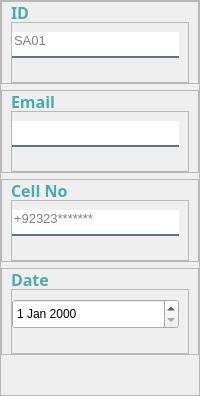
           <widget class="QFrame" name="frame_5">
            <property name="frameShape">
             <enum>QFrame::StyledPanel</enum>
            </property>
            <property name="frameShadow">
             <enum>QFrame::Raised</enum>
            </property>
            <layout class="QVBoxLayout" name="verticalLayout_4">
             <property name="leftMargin">
              <number>0</number>
             </property>
             <property name="topMargin">
              <number>0</number>
             </property>
             <property name="rightMargin">
              <number>0</number>
             </property>
             <property name="bottomMargin">
              <number>40</number>
             </property>
             <item>
              <widget class="QFrame" name="frame_10">
               <property name="frameShape">
                <enum>QFrame::StyledPanel</enum>
               </property>
               <property name="frameShadow">
                <enum>QFrame::Raised</enum>
               </property>
               <layout class="QVBoxLayout" name="verticalLayout_7">
                <property name="spacing">
                 <number>0</number>
                </property>
                <property name="topMargin">
                 <number>0</number>
                </property>
                <property name="bottomMargin">
                 <number>0</number>
                </property>
                <item>
                 <widget class="QLabel" name="label_79">
                  <property name="maximumSize">
                   <size>
                    <width>120</width>
                    <height>20</height>
                   </size>
                  </property>
                  <property name="font">
                   <font>
                    <family>Century Gothic</family>
                    <pointsize>12</pointsize>
                    <weight>75</weight>
                    <bold>true</bold>
                   </font>
                  </property>
                  <property name="styleSheet">
                   <string notr="true">color:#48ACAC</string>
                  </property>
                  <property name="text">
                   <string>ID</string>
                  </property>
                 </widget>
                </item>
                <item>
                 <widget class="QFrame" name="frame_22">
                  <property name="frameShape">
                   <enum>QFrame::StyledPanel</enum>
                  </property>
                  <property name="frameShadow">
                   <enum>QFrame::Raised</enum>
                  </property>
                  <layout class="QVBoxLayout" name="verticalLayout_19">
                   <property name="spacing">
                    <number>1</number>
                   </property>
                   <property name="leftMargin">
                    <number>0</number>
                   </property>
                   <item>
                    <widget class="QLineEdit" name="txtID">
                     <property name="font">
                      <font>
                       <pointsize>10</pointsize>
                      </font>
                     </property>
                     <property name="styleSheet">
                      <string notr="true">background-color:white;
border:none;
border-bottom:2px solid rgba(46, 82, 101, 200);
color:black;
padding-bottom:7px;</string>
                     </property>
                     <property name="placeholderText">
                      <string>SA01</string>
                     </property>
                    </widget>
                   </item>
                   <item>
                    <widget class="QLabel" name="lblIDValidation">
                     <property name="styleSheet">
                      <string notr="true">color: rgb(255, 0, 0);</string>
                     </property>
                     <property name="text">
                      <string/>
                     </property>
                    </widget>
                   </item>
                  </layout>
                 </widget>
                </item>
               </layout>
              </widget>
             </item>
             <item>
              <widget class="QFrame" name="frame_11">
               <property name="frameShape">
                <enum>QFrame::StyledPanel</enum>
               </property>
               <property name="frameShadow">
                <enum>QFrame::Raised</enum>
               </property>
               <layout class="QVBoxLayout" name="verticalLayout_8">
                <property name="spacing">
                 <number>0</number>
                </property>
                <property name="topMargin">
                 <number>0</number>
                </property>
                <property name="bottomMargin">
                 <number>0</number>
                </property>
                <item>
                 <widget class="QLabel" name="label_80">
                  <property name="maximumSize">
                   <size>
                    <width>120</width>
                    <height>20</height>
                   </size>
                  </property>
                  <property name="font">
                   <font>
                    <family>Century Gothic</family>
                    <pointsize>12</pointsize>
                    <weight>75</weight>
                    <bold>true</bold>
                   </font>
                  </property>
                  <property name="styleSheet">
                   <string notr="true">color:#48ACAC</string>
                  </property>
                  <property name="text">
                   <string>Email</string>
                  </property>
                 </widget>
                </item>
                <item>
                 <widget class="QFrame" name="frame_25">
                  <property name="frameShape">
                   <enum>QFrame::StyledPanel</enum>
                  </property>
                  <property name="frameShadow">
                   <enum>QFrame::Raised</enum>
                  </property>
                  <layout class="QVBoxLayout" name="verticalLayout_22">
                   <property name="spacing">
                    <number>1</number>
                   </property>
                   <property name="leftMargin">
                    <number>0</number>
                   </property>
                   <item>
                    <widget class="QLineEdit" name="txtEmail">
                     <property name="font">
                      <font>
                       <pointsize>10</pointsize>
                      </font>
                     </property>
                     <property name="styleSheet">
                      <string notr="true">background-color:white;
border:none;
border-bottom:2px solid rgba(46, 82, 101, 200);
color:black;
padding-bottom:7px;</string>
                     </property>
                     <property name="inputMethodHints">
                      <set>Qt::ImhEmailCharactersOnly</set>
                     </property>
                     <property name="placeholderText">
                      <string/>
                     </property>
                    </widget>
                   </item>
                   <item>
                    <widget class="QLabel" name="lblEmailValidation">
                     <property name="styleSheet">
                      <string notr="true">color: rgb(255, 0, 0);</string>
                     </property>
                     <property name="text">
                      <string/>
                     </property>
                    </widget>
                   </item>
                  </layout>
                 </widget>
                </item>
               </layout>
              </widget>
             </item>
             <item>
              <widget class="QFrame" name="frame_12">
               <property name="frameShape">
                <enum>QFrame::StyledPanel</enum>
               </property>
               <property name="frameShadow">
                <enum>QFrame::Raised</enum>
               </property>
               <layout class="QVBoxLayout" name="verticalLayout_9">
                <property name="spacing">
                 <number>0</number>
                </property>
                <property name="topMargin">
                 <number>0</number>
                </property>
                <property name="bottomMargin">
                 <number>0</number>
                </property>
                <item>
                 <widget class="QLabel" name="label_81">
                  <property name="maximumSize">
                   <size>
                    <width>120</width>
                    <height>20</height>
                   </size>
                  </property>
                  <property name="font">
                   <font>
                    <family>Century Gothic</family>
                    <pointsize>12</pointsize>
                    <weight>75</weight>
                    <bold>true</bold>
                   </font>
                  </property>
                  <property name="styleSheet">
                   <string notr="true">color:#48ACAC</string>
                  </property>
                  <property name="text">
                   <string>Cell No</string>
                  </property>
                 </widget>
                </item>
                <item>
                 <widget class="QFrame" name="frame_28">
                  <property name="frameShape">
                   <enum>QFrame::StyledPanel</enum>
                  </property>
                  <property name="frameShadow">
                   <enum>QFrame::Raised</enum>
                  </property>
                  <layout class="QVBoxLayout" name="verticalLayout_25">
                   <property name="spacing">
                    <number>1</number>
                   </property>
                   <property name="leftMargin">
                    <number>0</number>
                   </property>
                   <item>
                    <widget class="QLineEdit" name="txtCellNo">
                     <property name="font">
                      <font>
                       <pointsize>10</pointsize>
                      </font>
                     </property>
                     <property name="styleSheet">
                      <string notr="true">background-color:white;
border:none;
border-bottom:2px solid rgba(46, 82, 101, 200);
color:black;
padding-bottom:7px;</string>
                     </property>
                     <property name="inputMethodHints">
                      <set>Qt::ImhDigitsOnly</set>
                     </property>
                     <property name="maxLength">
                      <number>12</number>
                     </property>
                     <property name="placeholderText">
                      <string>+92323*******</string>
                     </property>
                    </widget>
                   </item>
                   <item>
                    <widget class="QLabel" name="txtCellNoValidation">
                     <property name="styleSheet">
                      <string notr="true">color: rgb(255, 0, 0);</string>
                     </property>
                     <property name="text">
                      <string/>
                     </property>
                    </widget>
                   </item>
                  </layout>
                 </widget>
                </item>
               </layout>
              </widget>
             </item>
             <item>
              <widget class="QFrame" name="frame_13">
               <property name="frameShape">
                <enum>QFrame::StyledPanel</enum>
               </property>
               <property name="frameShadow">
                <enum>QFrame::Raised</enum>
               </property>
               <layout class="QVBoxLayout" name="verticalLayout_10">
                <property name="spacing">
                 <number>0</number>
                </property>
                <property name="topMargin">
                 <number>0</number>
                </property>
                <property name="bottomMargin">
                 <number>0</number>
                </property>
                <item>
                 <widget class="QLabel" name="label_82">
                  <property name="maximumSize">
                   <size>
                    <width>120</width>
                    <height>20</height>
                   </size>
                  </property>
                  <property name="font">
                   <font>
                    <family>Century Gothic</family>
                    <pointsize>12</pointsize>
                    <weight>75</weight>
                    <bold>true</bold>
                   </font>
                  </property>
                  <property name="styleSheet">
                   <string notr="true">color:#48ACAC</string>
                  </property>
                  <property name="text">
                   <string>Date</string>
                  </property>
                 </widget>
                </item>
                <item>
                 <widget class="QFrame" name="frame_31">
                  <property name="frameShape">
                   <enum>QFrame::StyledPanel</enum>
                  </property>
                  <property name="frameShadow">
                   <enum>QFrame::Raised</enum>
                  </property>
                  <layout class="QVBoxLayout" name="verticalLayout_28">
                   <property name="spacing">
                    <number>1</number>
                   </property>
                   <property name="leftMargin">
                    <number>0</number>
                   </property>
                   <item>
                    <widget class="QDateEdit" name="dateEditAddAgent">
                     <property name="minimumSize">
                      <size>
                       <width>0</width>
                       <height>30</height>
                      </size>
                     </property>
                     <property name="maximumSize">
                      <size>
                       <width>16777215</width>
                       <height>40</height>
                      </size>
                     </property>
                    </widget>
                   </item>
                   <item>
                    <widget class="QLabel" name="lblDateValidation">
                     <property name="styleSheet">
                      <string notr="true">color: rgb(255, 0, 0);</string>
                     </property>
                     <property name="text">
                      <string/>
                     </property>
                    </widget>
                   </item>
                  </layout>
                 </widget>
                </item>
               </layout>
              </widget>
             </item>
            </layout>
           </widget>
